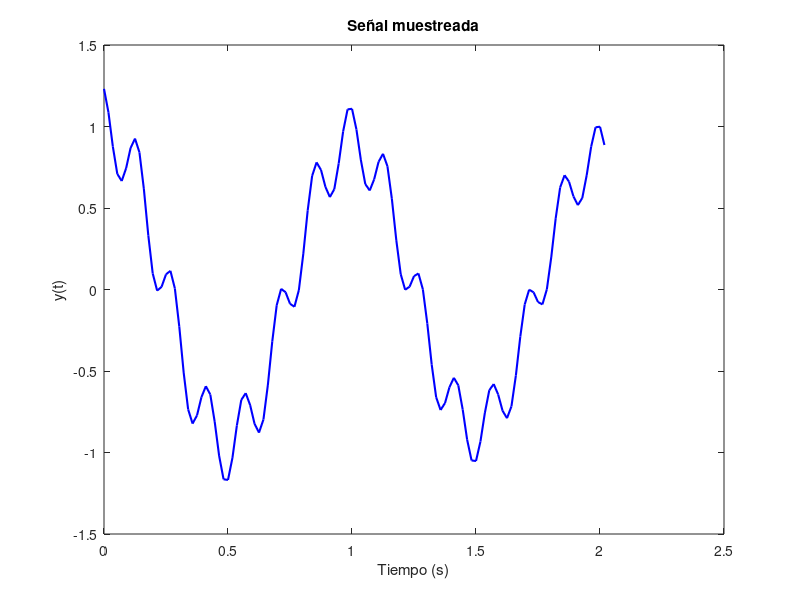

The MATLAB source for this figure:
%Parámetros de muestre
clear all;
fs = 56; 
N = 114;  
L=N/2;
t = (0:N-1)/fs;     
dt = 1/fs;
% Parámetros de la señal
A1 = 1;             
sigma1 = -0.1;      
phi1 = 0;           
A2 = 0.25;           
sigma2 = -0.125;     
phi2 = pi/8;
y = A1 * exp(sigma1 * t) .* cos(2*pi*1*t + phi1) + A2 * exp(sigma2 * t) .* cos(2*pi*7*t + phi2);

figure;
plot(t, y, 'b-', 'LineWidth', 1.5);
xlabel('Tiempo (s)');
ylabel('y(t)');
title('Señal muestreada');

nRows = N-L; 
nCols = L;

H = zeros(nRows-1, nCols-1);
for i = 1:nRows-1
    for j = 1:nCols-1
        H(i,j) = y(i+j-1);
    end
end

% disp(H);


H1 = zeros(nRows-1, nCols-1);
for i = 2:nRows
    for j = 2:nCols
        H1(i-1,j-1) = y(i+j-2);
    end
end

% disp(H1);

[U, S, V] = svd(H);
n = 4; % modos 


Uc = U(:,1:n);
Vc = V(:,1:n);
Sc = S(1:n,1:n);

A = (Sc)^(-1/2)*transpose(Uc)*H1*Vc*(Sc)^(-1/2);

[D EIG] = eig(A);
disp(EIG);


lamda= log(EIG)/dt;
w=imag(lamda)/(2*pi);
amortiguamiento =real(lamda);

val = diag(EIG);

Z=[];
for j = 0:N-1
    for i = 1:n
            Z(j+1,i) = (val(i))^j;
    end
end

B=pinv(Z)*y'
S=abs(B)
ang=angle(B)
ang_grado=ang/pi*180
Amplitude=2*abs(B)
